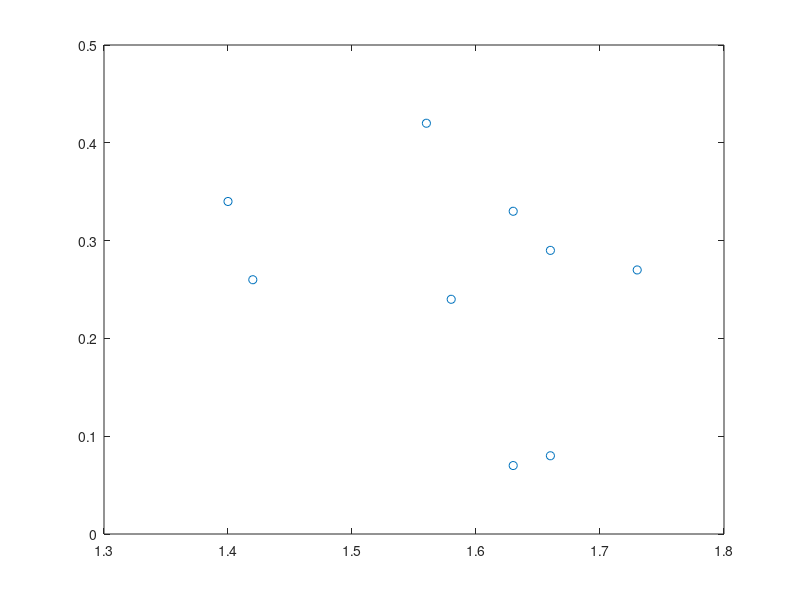

Write the MATLAB code that produced this figure. (Note: this script raises an error after producing the figure.)
%%%% Fitting generalized gamma distribution to the data 

Ns    = 50;

beta = 4.7;
seerest = [1.73	0.27	1.24	0.54	1.79	0.36	1.93	0.03	1.31	0.57	2.04	-0.1
1.66	0.29	0.43	2.29	1.67	0.37	1.81	-0.22	1.12	0.79	0.55	2.14
1.56	0.42	0.43	2.07	1.7	0.45	1.91	-0.13	1.03	0.93	0.37	2.82
1.63	0.07	1.34	0.37	1.63	0.11	1.49	0.11	1.61	0.23	1.93	-0.34
1.66	0.08	1.43	0.29	1.65	0.09	1.51	0.12	1.63	0.24	0.37	2.56
1.58	0.24	0.46	2.24	1.65	0.13	1.48	0.25	1.75	0.24	0.27	3.34
1.63	0.33	1.31	0.52	1.49	0.23	1.53	0.14	1.45	0.26	1.9	-0.15
1.42	0.26	1.36	0.47	1.47	0.2	1.59	0.11	1.48	0.29	2	-0.06
1.4	0.34	1.29	0.63	1.47	0.26	1.48	0.25	1.41	0.41	1.77	-0.04];

lungscale   = seerest(:,1);
lungshape   = seerest(:,2);

[lungscale lungshape];


plot(lungscale,lungshape,'o');

% plot([0.92 1.08 0.75 1.25], [0.8 0.8 0.5 0.5],'o'); % increase-decrease
% plot([0.85 0.85 0.5 0.5], [1.05 0.95 0.75 1.25],'^'); % increase
% plot([0.92 1.08 0.75 1.25], [1.2 1.2 1.5 1.5],'p'); % decrease-increase
% plot([1.15 1.15 1.5 1.5], [1.05 0.95 0.75 1.25],'s'); % decrease




addpath('G:\Projects\HanGang\Piece_wise_Expo\program\matlab_functions\RPEXE_2010_umbrella');
addpath('G:\Projects\HanGang\Piece_wise_Expo\program\commonly used functions');
for i = 1:length(lungscale);
    res_gam(i).res = gen_gam_test(beta,lungshape(i),lungscale(i),Ns);
end

xlswrite('G:\Projects\HanGang\Piece_wise_Expo\Exponential\program\gengamest2_50.xls',{'gen gamma (lam sig)=(1.73 0.27)'},'A1:A1');
xlswrite('G:\Projects\HanGang\Piece_wise_Expo\Exponential\program\gengamest2_50.xls',res_gam(1).res,'A2:C19');
xlswrite('G:\Projects\HanGang\Piece_wise_Expo\Exponential\program\gengamest2_50.xls',rankavec(res_gam(1).res(:,3)),'D2:D19');

xlswrite('G:\Projects\HanGang\Piece_wise_Expo\Exponential\program\gengamest2_50.xls',{'gen gamma (lam sig)=(1.66 0.29)'},'A20:A20')
xlswrite('G:\Projects\HanGang\Piece_wise_Expo\Exponential\program\gengamest2_50.xls',res_gam(2).res,'A21:C38')
xlswrite('G:\Projects\HanGang\Piece_wise_Expo\Exponential\program\gengamest2_50.xls',rankavec(res_gam(2).res(:,3)),'D21:D38')

xlswrite('G:\Projects\HanGang\Piece_wise_Expo\Exponential\program\gengamest2_50.xls',{'gen gamma (lam sig)=(1.56 0.42)'},'A39:A39')
xlswrite('G:\Projects\HanGang\Piece_wise_Expo\Exponential\program\gengamest2_50.xls',res_gam(3).res,'A40:C57')
xlswrite('G:\Projects\HanGang\Piece_wise_Expo\Exponential\program\gengamest2_50.xls',rankavec(res_gam(3).res(:,3)),'D40:D57')

xlswrite('G:\Projects\HanGang\Piece_wise_Expo\Exponential\program\gengamest2_50.xls',{'gen gamma (lam sig)=(1.63 0.07)'},'A58:A58')
xlswrite('G:\Projects\HanGang\Piece_wise_Expo\Exponential\program\gengamest2_50.xls',res_gam(4).res,'A59:C76')
xlswrite('G:\Projects\HanGang\Piece_wise_Expo\Exponential\program\gengamest2_50.xls',rankavec(res_gam(3).res(:,3)),'D59:D76')

xlswrite('G:\Projects\HanGang\Piece_wise_Expo\Exponential\program\gengamest2_50.xls',{'gen gamma (lam sig)=(1.66 0.08)'},'A77:A77')
xlswrite('G:\Projects\HanGang\Piece_wise_Expo\Exponential\program\gengamest2_50.xls',res_gam(5).res,'A78:C95')
xlswrite('G:\Projects\HanGang\Piece_wise_Expo\Exponential\program\gengamest2_50.xls',rankavec(res_gam(5).res(:,3)),'D78:D95')

xlswrite('G:\Projects\HanGang\Piece_wise_Expo\Exponential\program\gengamest2_50.xls',{'gen gamma (lam sig)=(1.58 0.24)'},'A96:A96')
xlswrite('G:\Projects\HanGang\Piece_wise_Expo\Exponential\program\gengamest2_50.xls',res_gam(6).res,'A97:C114')
xlswrite('G:\Projects\HanGang\Piece_wise_Expo\Exponential\program\gengamest2_50.xls',rankavec(res_gam(6).res(:,3)),'D97:D114')

xlswrite('G:\Projects\HanGang\Piece_wise_Expo\Exponential\program\gengamest2_50.xls',{'gen gamma (lam sig)=(1.63 0.33)'},'A115:A115')
xlswrite('G:\Projects\HanGang\Piece_wise_Expo\Exponential\program\gengamest2_50.xls',res_gam(7).res,'A116:C133')
xlswrite('G:\Projects\HanGang\Piece_wise_Expo\Exponential\program\gengamest2_50.xls',rankavec(res_gam(7).res(:,3)),'D116:D133')

xlswrite('G:\Projects\HanGang\Piece_wise_Expo\Exponential\program\gengamest2_50.xls',{'gen gamma (lam sig)=(1.42 0.26)'},'A134:A134')
xlswrite('G:\Projects\HanGang\Piece_wise_Expo\Exponential\program\gengamest2_50.xls',res_gam(8).res,'A135:C152')
xlswrite('G:\Projects\HanGang\Piece_wise_Expo\Exponential\program\gengamest2_50.xls',rankavec(res_gam(8).res(:,3)),'D135:D152')

xlswrite('G:\Projects\HanGang\Piece_wise_Expo\Exponential\program\gengamest2_50.xls',{'gen gamma (lam sig)=(1.40 0.34)'},'A153:A153')
xlswrite('G:\Projects\HanGang\Piece_wise_Expo\Exponential\program\gengamest2_50.xls',res_gam(9).res,'A154:C171')
xlswrite('G:\Projects\HanGang\Piece_wise_Expo\Exponential\program\gengamest2_50.xls',rankavec(res_gam(9).res(:,3)),'D154:D171')

